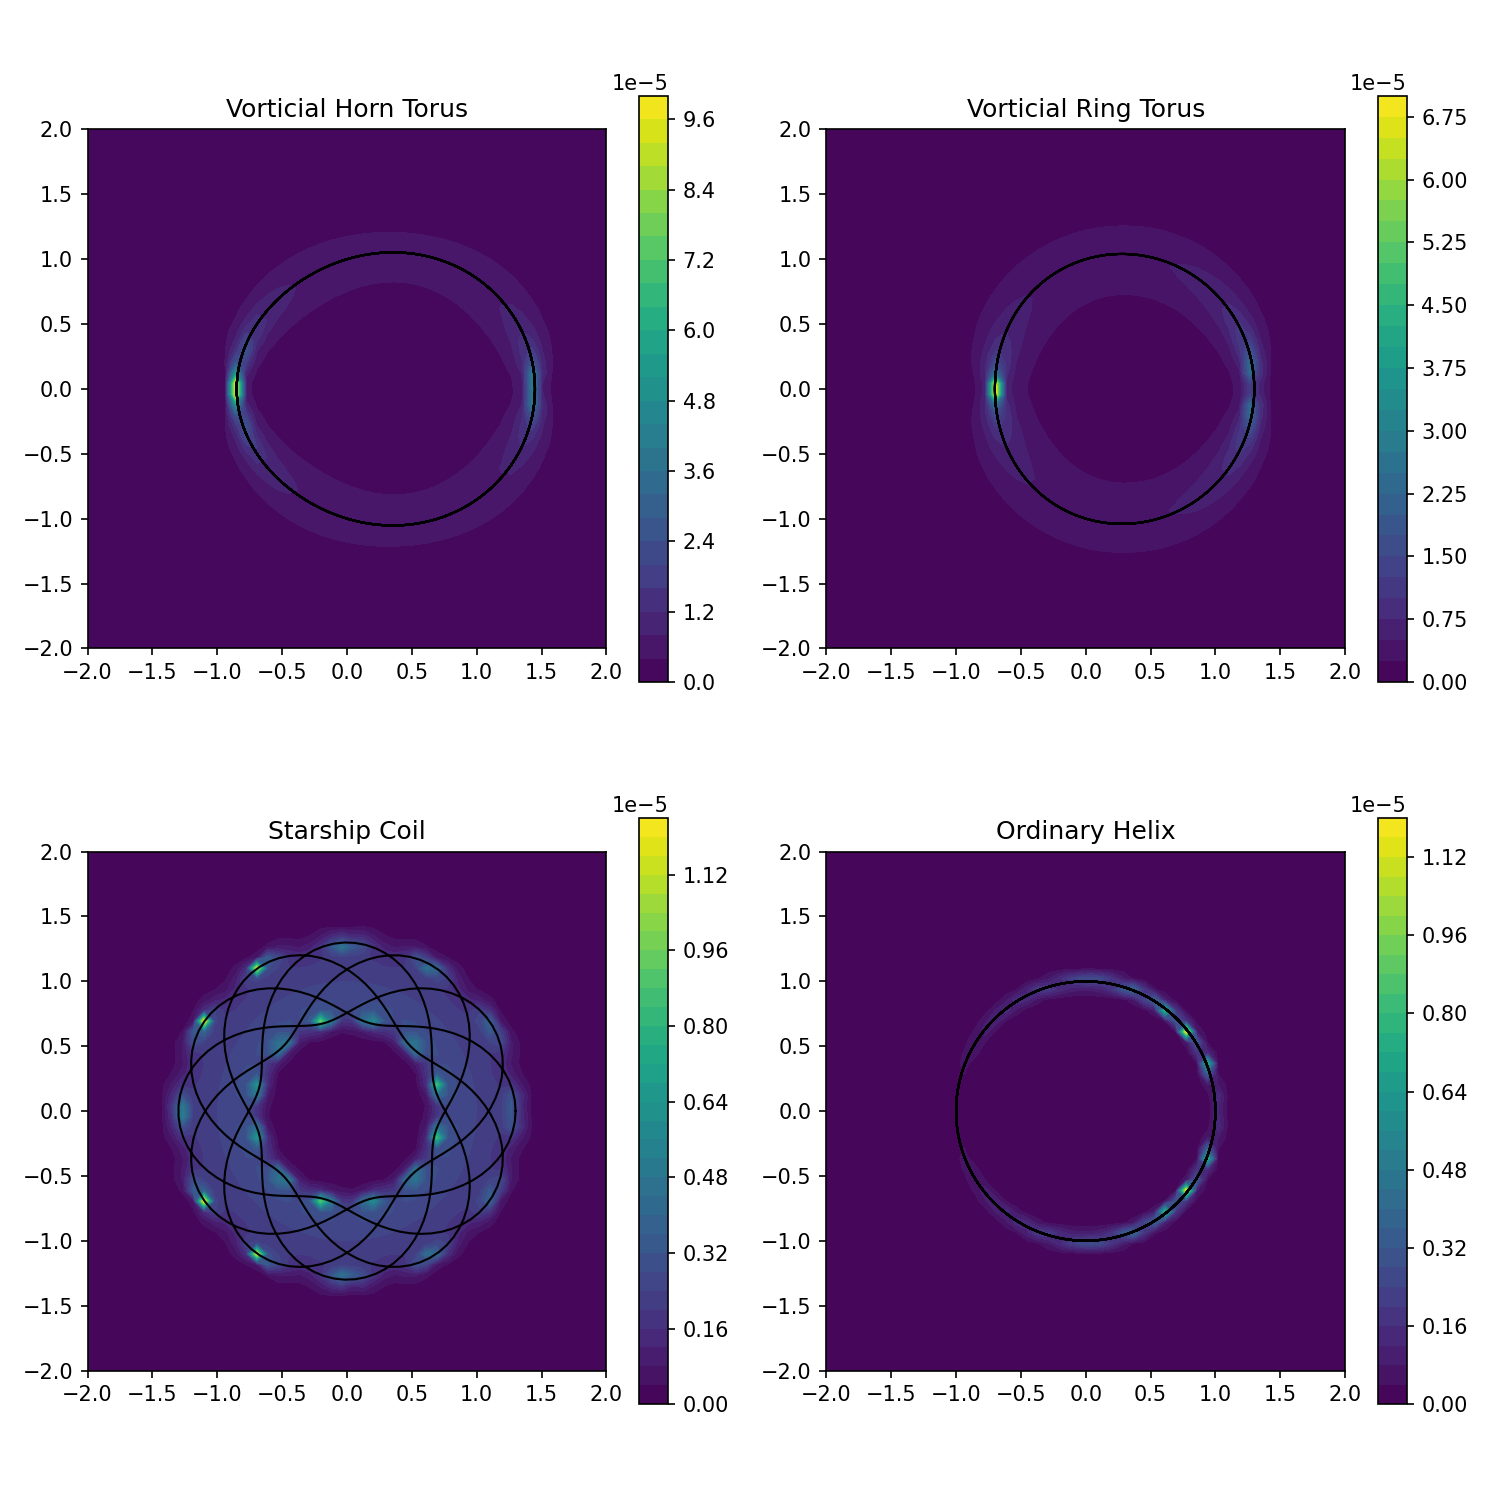

Write Python code to recreate this figure.
import numpy as np
import matplotlib.pyplot as plt
import matplotlib
matplotlib.use('TkAgg')  # Ensure it uses Tkinter backend

# Coil geometry generators (reduced resolution)
def horn_torus_coil(R, r, turns, pts):
    theta = np.linspace(0, 2*np.pi*turns, pts)
    phi = theta
    x = (R + (r + 0.5*r*np.cos(theta)) * np.cos(phi)) * np.cos(theta)
    y = (R + (r + 0.5*r*np.cos(theta)) * np.cos(phi)) * np.sin(theta)
    z = (r + 0.5*r*np.cos(theta)) * np.sin(phi)
    return np.vstack([x, y, z]).T

def ring_torus_coil(R, r, turns, pts):
    theta = np.linspace(0, 2*np.pi*turns, pts)
    phi = theta
    x = (R + r*np.cos(phi)) * np.cos(theta)
    y = (R + r*np.cos(phi)) * np.sin(theta)
    z = r * np.sin(phi)
    return np.vstack([x, y, z]).T

def starship_coil(R, r, turns, pts):
    theta = np.linspace(0, 2*np.pi*turns, pts)
    phi = (2 + 2/5) * theta
    x = (R + r*np.cos(phi)) * np.cos(theta)
    y = (R + r*np.cos(phi)) * np.sin(theta)
    z = r * np.sin(phi)
    return np.vstack([x, y, z]).T

def ordinary_helix(R, pitch, turns, pts):
    theta = np.linspace(0, 2*np.pi*turns, pts)
    x = R * np.cos(theta)
    y = R * np.sin(theta)
    z = np.linspace(-pitch*turns/2, pitch*turns/2, pts)
    return np.vstack([x, y, z]).T

# Biot-Savart on slice (vectorized in chunks)
def biot_savart_slice(coil, X, Y):
    mu0, I = 4*np.pi*1e-7, 1.0
    dl = np.diff(coil, axis=0)
    L = coil[:-1]
    # flatten grid
    M = X.size
    points = np.stack([X.ravel(), Y.ravel(), np.zeros(M)], axis=1)
    B = np.zeros((M,3))
    # loop over segments
    for seg, dL in zip(L, dl):
        R_vec = points - seg
        dist3 = np.linalg.norm(R_vec,axis=1)**3 + 1e-9
        dB = np.cross(dL, R_vec) / dist3[:,None]
        B += dB
    B *= (mu0*I/(4*np.pi))
    Bx = B[:,0].reshape(X.shape)
    By = B[:,1].reshape(X.shape)
    return Bx, By

# Prepare slice grid
grid_n = 50
grid = np.linspace(-2, 2, grid_n)
X, Y = np.meshgrid(grid, grid)

# Coil setups (reduced pts)
coils = [
    horn_torus_coil(1.0, 0.3, 8, 800),
    ring_torus_coil(1.0, 0.3, 6, 600),
    starship_coil(1.0, 0.3, 5, 500),
    ordinary_helix(1.0, 0.2, 10, 800)
]
titles = ["Vorticial Horn Torus", "Vorticial Ring Torus", "Starship Coil", "Ordinary Helix"]

# Plot
fig, axes = plt.subplots(2,2, figsize=(10,10))
for ax, coil, title in zip(axes.flat, coils, titles):
    Bx, By = biot_savart_slice(coil, X, Y)
    Bmag = np.sqrt(Bx**2 + By**2)
    cf = ax.contourf(X, Y, Bmag, levels=30)
    ax.plot(coil[:,0], coil[:,1], color='black', linewidth=1)
    ax.set_title(title)
    ax.set_aspect('equal')
    fig.colorbar(cf, ax=ax, shrink=0.8)
plt.tight_layout()
import os
script_name = os.path.splitext(os.path.basename(__file__))[0]
filename = f"{script_name}.png"
plt.savefig(filename, dpi=150)  # Save image with high resolution

plt.show()
